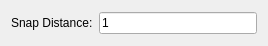
<?xml version="1.0" encoding="UTF-8"?>
<ui version="4.0">
 <class>SnapDistance</class>
 <widget class="QWidget" name="SnapDistance">
  <property name="geometry">
   <rect>
    <x>0</x>
    <y>0</y>
    <width>268</width>
    <height>46</height>
   </rect>
  </property>
  <layout class="QHBoxLayout">
   <item>
    <widget class="QLabel" name="label">
     <property name="text">
      <string>Snap Distance:</string>
     </property>
     <property name="buddy">
      <cstring>Distance</cstring>
     </property>
     <property name="Shortcut" stdset="0">
      <string>,,D</string>
     </property>
    </widget>
   </item>
   <item>
    <widget class="RMathLineEdit" name="Distance">
     <property name="text">
      <string notr="true">1</string>
     </property>
     <property name="angle" stdset="0">
      <bool>false</bool>
     </property>
     <property name="defaultValue" stdset="0">
      <double>1.000000000000000</double>
     </property>
     <property name="nomeasurements" stdset="0">
      <bool>true</bool>
     </property>
    </widget>
   </item>
  </layout>
 </widget>
 <customwidgets>
  <customwidget>
   <class>RMathLineEdit</class>
   <extends>QLineEdit</extends>
   <header>RMathLineEdit.h</header>
  </customwidget>
 </customwidgets>
 <resources/>
 <connections/>
</ui>
